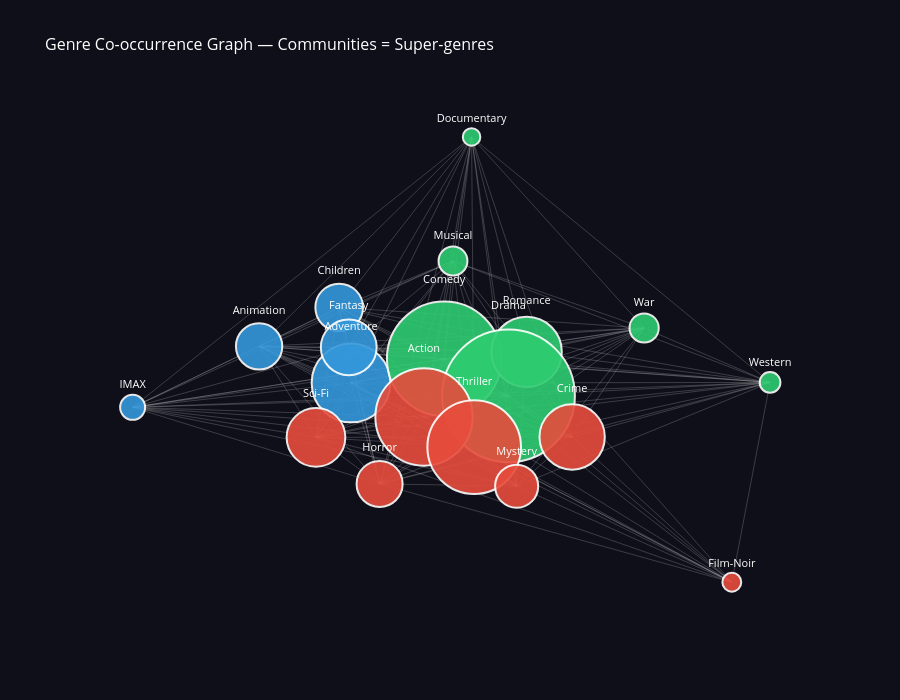

Notebook code for this chart:
### Code cell
import networkx as nx
import plotly.graph_objects as go

df_movies = pd.read_csv('../data/movies.csv')
df_mining = df_movies[['movieId', 'title', 'genres']].copy()
df_mining['genres'] = df_mining['genres'].apply(lambda x: x.split('|'))

G_genres = nx.Graph()

for _, row in df_mining.iterrows():
    genres = row['genres']
    for i in range(len(genres)):
        for j in range(i+1, len(genres)):
            if G_genres.has_edge(genres[i], genres[j]):
                G_genres[genres[i]][genres[j]]['weight'] += 1
            else:
                G_genres.add_edge(genres[i], genres[j], weight=1)

from networkx.algorithms.community import greedy_modularity_communities
communities = greedy_modularity_communities(G_genres, weight='weight')

genre_community = {}
for i, community in enumerate(communities):
    for genre in community:
        genre_community[genre] = i

print("Communautés détectées :")
for i, community in enumerate(communities):
    print(f"  Communauté {i} : {sorted(community)}")

pos = nx.spring_layout(G_genres, seed=42, weight='weight')

edge_x, edge_y, edge_width = [], [], []
for u, v, data in G_genres.edges(data=True):
    x0, y0 = pos[u]
    x1, y1 = pos[v]
    edge_x += [x0, x1, None]
    edge_y += [y0, y1, None]

edge_trace = go.Scatter(
    x=edge_x, y=edge_y,
    mode='lines',
    line=dict(width=0.8, color='rgba(200,200,200,0.3)'),
    hoverinfo='none',
    showlegend=False
)

community_colors = ['#e74c3c','#2ecc71','#3498db','#f39c12','#9b59b6','#1abc9c','#e91e63','#95a5a6']

node_x, node_y, node_text, node_color, node_size, node_hover = [], [], [], [], [], []

for node in G_genres.nodes():
    x, y = pos[node]
    node_x.append(x)
    node_y.append(y)
    node_text.append(node)
    comm = genre_community.get(node, 0)
    node_color.append(community_colors[comm % len(community_colors)])
    node_size.append(15 + G_genres.degree(node, weight='weight') / 50)
    neighbors = sorted(G_genres[node].items(), key=lambda x: x[1]['weight'], reverse=True)[:3]
    top_neighbors = ', '.join([f"{n}({d['weight']})" for n, d in neighbors])
    node_hover.append(
        f"<b>{node}</b><br>"
        f"Communauté : {comm}<br>"
        f"Co-occurrences totales : {G_genres.degree(node, weight='weight')}<br>"
        f"Top voisins : {top_neighbors}"
    )

node_trace = go.Scatter(
    x=node_x, y=node_y,
    mode='markers+text',
    text=node_text,
    textposition='top center',
    textfont=dict(size=11, color='white'),
    hovertext=node_hover,
    hoverinfo='text',
    marker=dict(
        size=node_size,
        color=node_color,
        opacity=0.9,
        line=dict(width=2, color='white')
    ),
    showlegend=False
)

fig = go.Figure(
    data=[edge_trace, node_trace],
    layout=go.Layout(
        title=dict(text='Genre Co-occurrence Graph — Communities = Super-genres',
                   font=dict(size=16, color='white')),
        plot_bgcolor='#0f0f1a',
        paper_bgcolor='#0f0f1a',
        font=dict(color='white'),
        height=700,
        hovermode='closest',
        xaxis=dict(showgrid=False, zeroline=False, showticklabels=False),
        yaxis=dict(showgrid=False, zeroline=False, showticklabels=False),
    )
)

fig.show()
fig.write_image('genre_cooccurrence_graph.png', width=1200, height=700)

### Figure 1 — Plotly figure (JSON) as saved in the notebook; plotly's stock layout.template omitted (floating-point values rounded to 4 significant figures; data arrays with more than 128 entries replaced by an {"elided": "..."} marker saying what was removed)
{"data": [{"hoverinfo": "none", "line": {"color": "rgba(200,200,200,0.3)", "width": 0.8}, "mode": "lines", "showlegend": false, "type": "scatter", "x": {"elided": "495 float values"}, "y": {"elided": "495 float values"}}, {"hoverinfo": "text", "hovertext": ["<b>Adventure</b><br>Communauté : 2<br>Co-occurrences totales : 3188<br>Top voisins : Action(610), Comedy(399), Fantasy(334)", "<b>Animation</b><br>Communauté : 2<br>Co-occurrences totales : 1566<br>Top voisins : Children(302), Comedy(269), Adventure(247)", "<b>Children</b><br>Communauté : 2<br>Co-occurrences totales : 1630<br>Top voisins : Comedy(362), Adventure(312), Animation(302)", "<b>Comedy</b><br>Communauté : 1<br>Co-occurrences totales : 4978<br>Top voisins : Drama(1013), Romance(884), Action(429)", "<b>Fantasy</b><br>Communauté : 2<br>Co-occurrences totales : 2040<br>Top voisins : Adventure(334), Comedy(293), Children(209)", "<b>Romance</b><br>Communauté : 1<br>Co-occurrences totales : 2769<br>Top voisins : Drama(934), Comedy(884), Fantasy(127)", "<b>Drama</b><br>Communauté : 1<br>Co-occurrences totales : 5889<br>Top voisins : Comedy(1013), Romance(934), Thriller(832)", "<b>Action</b><br>Communauté : 0<br>Co-occurrences totales : 4114<br>Top voisins : Thriller(655), Adventure(610), Drama(529)", "<b>Crime</b><br>Communauté : 0<br>Co-occurrences totales : 2516<br>Top voisins : Drama(637), Thriller(569), Action(418)", "<b>Thriller</b><br>Communauté : 0<br>Co-occurrences totales : 3931<br>Top voisins : Drama(832), Action(655), Crime(569)", "<b>Horror</b><br>Communauté : 0<br>Co-occurrences totales : 1551<br>Top voisins : Thriller(459), Sci-Fi(207), Comedy(187)", "<b>Mystery</b><br>Communauté : 0<br>Co-occurrences totales : 1404<br>Top voisins : Thriller(354), Drama(288), Crime(164)", "<b>Sci-Fi</b><br>Communauté : 0<br>Co-occurrences totales : 2185<br>Top voisins : Action(451), Adventure(306), Thriller(302)", "<b>War</b><br>Communauté : 1<br>Co-occurrences totales : 710<br>Top voisins : Drama(298), Action(128), Comedy(59)", "<b>Musical</b><br>Communauté : 1<br>Co-occurrences totales : 693<br>Top voisins : Comedy(168), Drama(116), Romance(96)", "<b>IMAX</b><br>Communauté : 2<br>Co-occurrences totales : 500<br>Top voisins : Action(93), Adventure(80), Sci-Fi(62)", "<b>Western</b><br>Communauté : 1<br>Co-occurrences totales : 286<br>Top voisins : Drama(59), Action(42), Comedy(40)", "<b>Film-Noir</b><br>Communauté : 0<br>Co-occurrences totales : 193<br>Top voisins : Crime(52), Drama(50), Thriller(41)", "<b>Documentary</b><br>Communauté : 1<br>Co-occurrences totales : 125<br>Top voisins : Comedy(40), Drama(22), Musical(13)"], "marker": {"color": ["#3498db", "#3498db", "#3498db", "#2ecc71", "#3498db", "#2ecc71", "#2ecc71", "#e74c3c", "#e74c3c", "#e74c3c", "#e74c3c", "#e74c3c", "#e74c3c", "#2ecc71", "#2ecc71", "#3498db", "#2ecc71", "#e74c3c", "#2ecc71"], "line": {"color": "white", "width": 2}, "opacity": 0.9, "size": [78.76, 46.32, 47.6, 114.6, 55.8, 70.38, 132.8, 97.28, 65.32, 93.62, 46.02, 43.08, 58.7, 29.2, 28.86, 25, 20.72, 18.86, 17.5]}, "mode": "markers+text", "showlegend": false, "text": ["Adventure", "Animation", "Children", "Comedy", "Fantasy", "Romance", "Drama", "Action", "Crime", "Thriller", "Horror", "Mystery", "Sci-Fi", "War", "Musical", "IMAX", "Western", "Film-Noir", "Documentary"], "textfont": {"color": "white", "size": 11}, "textposition": "top center", "type": "scatter", "x": [-0.2113, -0.3966, -0.2352, -0.02364, -0.216, 0.1423, 0.1059, -0.06438, 0.2341, 0.03674, -0.1538, 0.1223, -0.282, 0.3791, -0.005968, -0.6514, 0.6328, 0.5558, 0.03145], "y": [0.004331, 0.1526, 0.3099, 0.1025, 0.1487, 0.13, -0.04758, -0.1333, -0.2141, -0.2551, -0.404, -0.4132, -0.2157, 0.2269, 0.4979, -0.09435, 0.006496, -0.8019, 1.0]}], "layout": {"font": {"color": "white"}, "height": 700, "hovermode": "closest", "paper_bgcolor": "#0f0f1a", "plot_bgcolor": "#0f0f1a", "title": {"font": {"color": "white", "size": 16}, "text": "Genre Co-occurrence Graph — Communities = Super-genres"}, "xaxis": {"showgrid": false, "showticklabels": false, "zeroline": false}, "yaxis": {"showgrid": false, "showticklabels": false, "zeroline": false}}}
